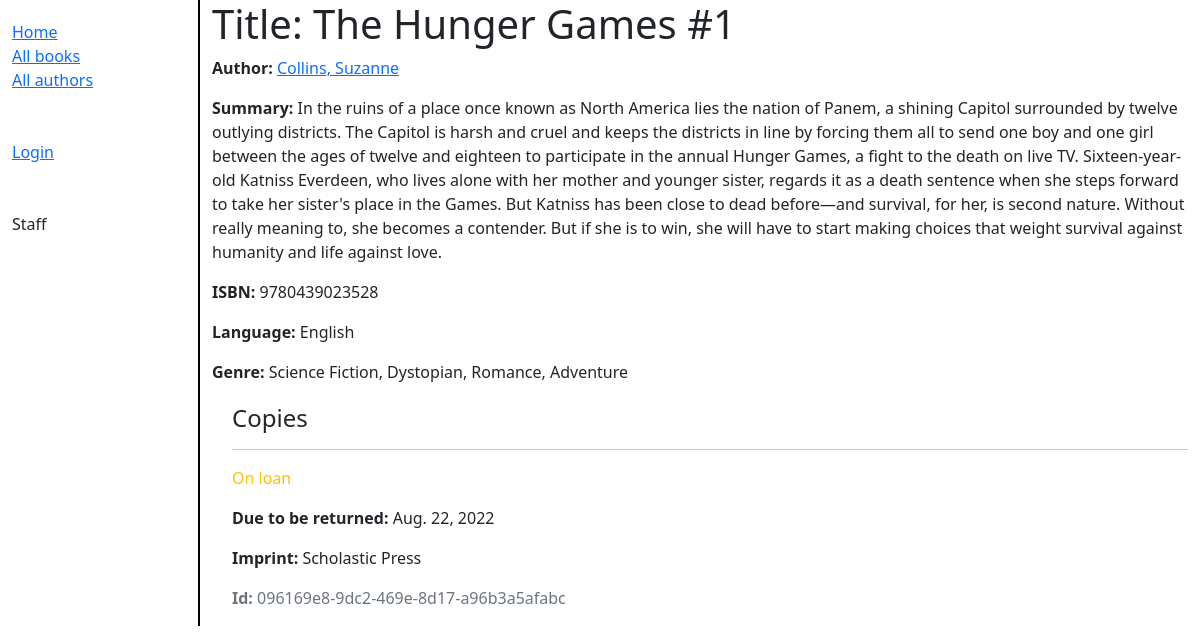
/catalog/book/1, run on the app's committed database.
### catalog/models.py (models this page shows, shortened)
class Book(models.Model):
    title = models.CharField(max_length=200)
    author = models.ForeignKey("Author", on_delete=models.SET_NULL, null=True)
    summary = models.TextField(max_length=1000, help_text="Enter a brief description of the book")
    isbn = models.CharField("ISBN", max_length=13, unique=True, help_text='13 Character <a href="https://www.isbn-international.org/content/what-isbn">ISBN number</a>')
    genre = models.ManyToManyField(Genre, help_text="Select a genre for this book")
    language = models.ForeignKey("Language", on_delete=models.SET_NULL, null=True)

class Author(models.Model):
    first_name = models.CharField(max_length=100)
    last_name = models.CharField(max_length=100)
    date_of_birth = models.DateField(null=True, blank=True)
    date_of_death = models.DateField("Died", null=True, blank=True)
    class Meta:
        ordering = ["last_name", "first_name"]
    def __str__(self):
        return f"{self.last_name}, {self.first_name}"

class Language(models.Model):
    name = models.CharField(max_length=200,
    help_text="Enter book's natural language")
    def __str__(self):
        return self.name

class Genre(models.Model):
    name = models.CharField(max_length=200, help_text="Enter a book genre")
    def __str__(self):
        return self.name

class BookInstance(models.Model):
    id = models.UUIDField(primary_key=True, default=uuid.uuid4,
    help_text="Unique ID for this particular book across whole library")
    book = models.ForeignKey('Book', on_delete=models.RESTRICT, null=True)
    imprint = models.CharField(max_length=200)
    due_back = models.DateField(null=True, blank=True)
    borrower = models.ForeignKey(User, on_delete=models.SET_NULL, null=True, blank=True)
    LOAN_STATUS = (
        ('m', "Maintenance"),
        ('o', "On loan"),
        ('a', "Available"),
        ('r', "Reserved"),
    )
    status = models.CharField(
        max_length=1,
        choices=LOAN_STATUS,
        blank=True,
        default='m',
        help_text='Book availability',
    )
    class Meta:
        ordering = ['due_back']
        permissions = (("can_mark_returned", "Set book as returned"),)

### catalog/views.py (the view)
# urls.py: path("book/<int:pk>", views.BookDetailView.as_view(), name="book-detail"),
class BookDetailView(generic.DetailView):
    model = Book

### catalog/templates/catalog/book_detail.html
{% extends "base_generic.html" %}
{% block content %}
    <h1>Title: {{ book.title }}</h1>
    <p><strong>Author:</strong> <a href="">{{ book.author }}</a></p>
    <p><strong>Summary:</strong> {{ book.summary }}</p>
    <p><strong>ISBN:</strong> {{ book.isbn }}</p>
    <p><strong>Language:</strong> {{ book.language }}</p>
    <p><strong>Genre:</strong> {{ book.genre.all|join:", " }}</p>
    <div style="margin-left:20px;margin-top:20px">
        <h4>Copies</h4>
        {% for copy in book.bookinstance_set.all %}
            <hr>
            <p class="{% if copy.status == 'a' %}text-success{% elif copy.status == 'm' %}text-danger{% else %}text-warning{% endif %}">
                {{ copy.get_status_display }}
            </p>
            {% if copy.status != 'a' %}
                <p><strong>Due to be returned:</strong> {{ copy.due_back }}</p>
            {% endif %}
            <p><strong>Imprint:</strong> {{ copy.imprint }}</p>
            <p class="text-muted"><strong>Id:</strong> {{ copy.id }}</p>
        {% endfor %}
    </div>
{% endblock %}

### data on the page
Book: author "Collins, Suzanne", summary "In the ruins of a place once known as North America lies the nation of Panem, a shining Capitol surrounded by twelve outlying districts. The Capitol is harsh and cruel and keeps the districts in line by forcing them all to send one boy and one girl between the ages of twelve and eighteen to participate in the annual Hunger Games, a fight to the death on live TV. Sixteen-year-old Katniss Everdeen, who lives alone with her mother and younger sister, regards it as a death sentence when she steps forward to take her sister's place in the Games. But Katniss has been close to dead before—and survival, for her, is second nature. Without really meaning to, she becomes a contender. But if she is to…", isbn "9780439023528", language "English", genre.all "Science Fiction, Dystopian, Romance, Adventure"
BookInstance: status "On loan", due_back "Aug. 22, 2022", imprint "Scholastic Press", id "096169e8-9dc2-469e-8d17-a96b3a5afabc"
